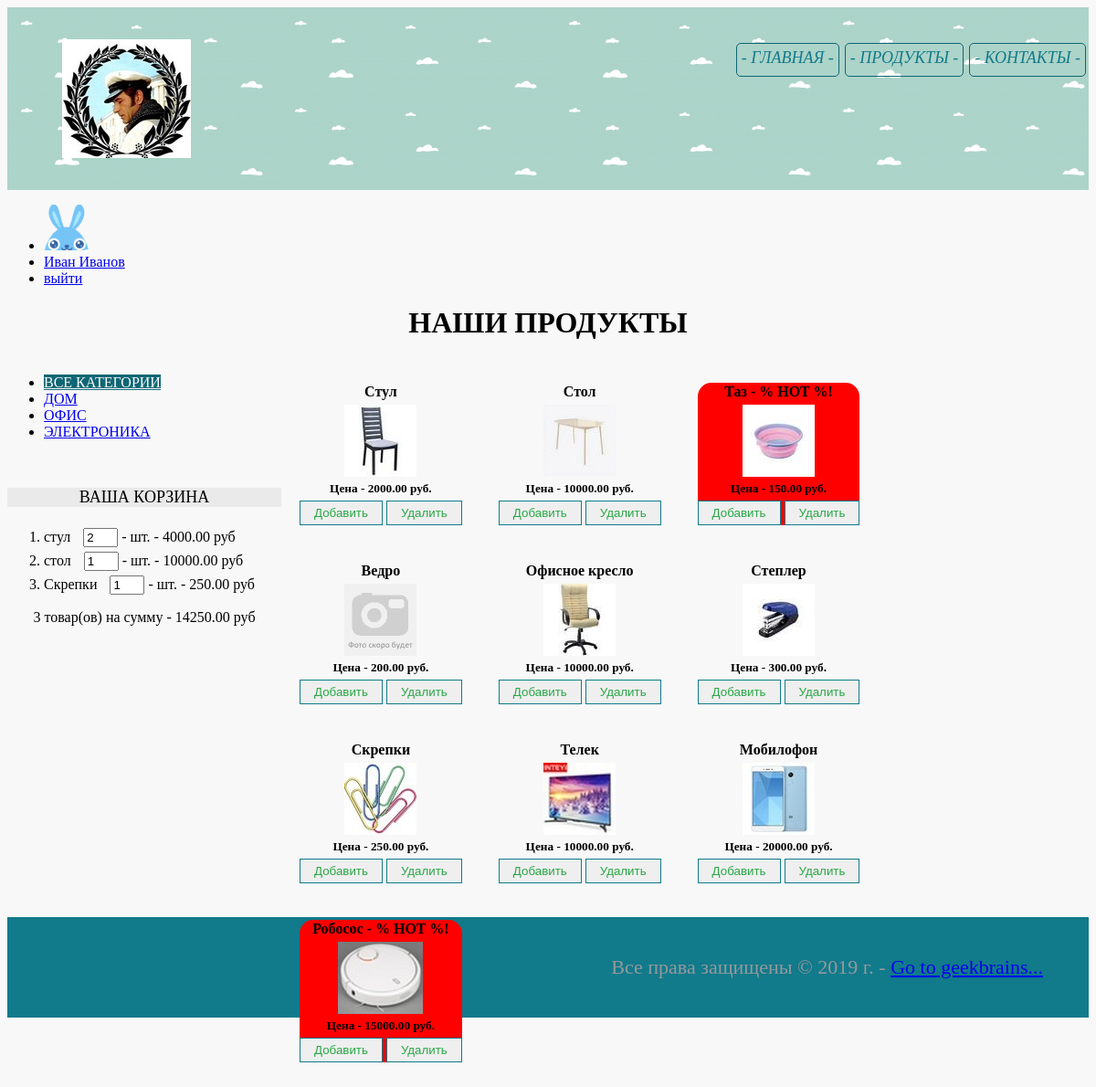
/products/0/ (signed in), run on an earlier commit of the app's database.
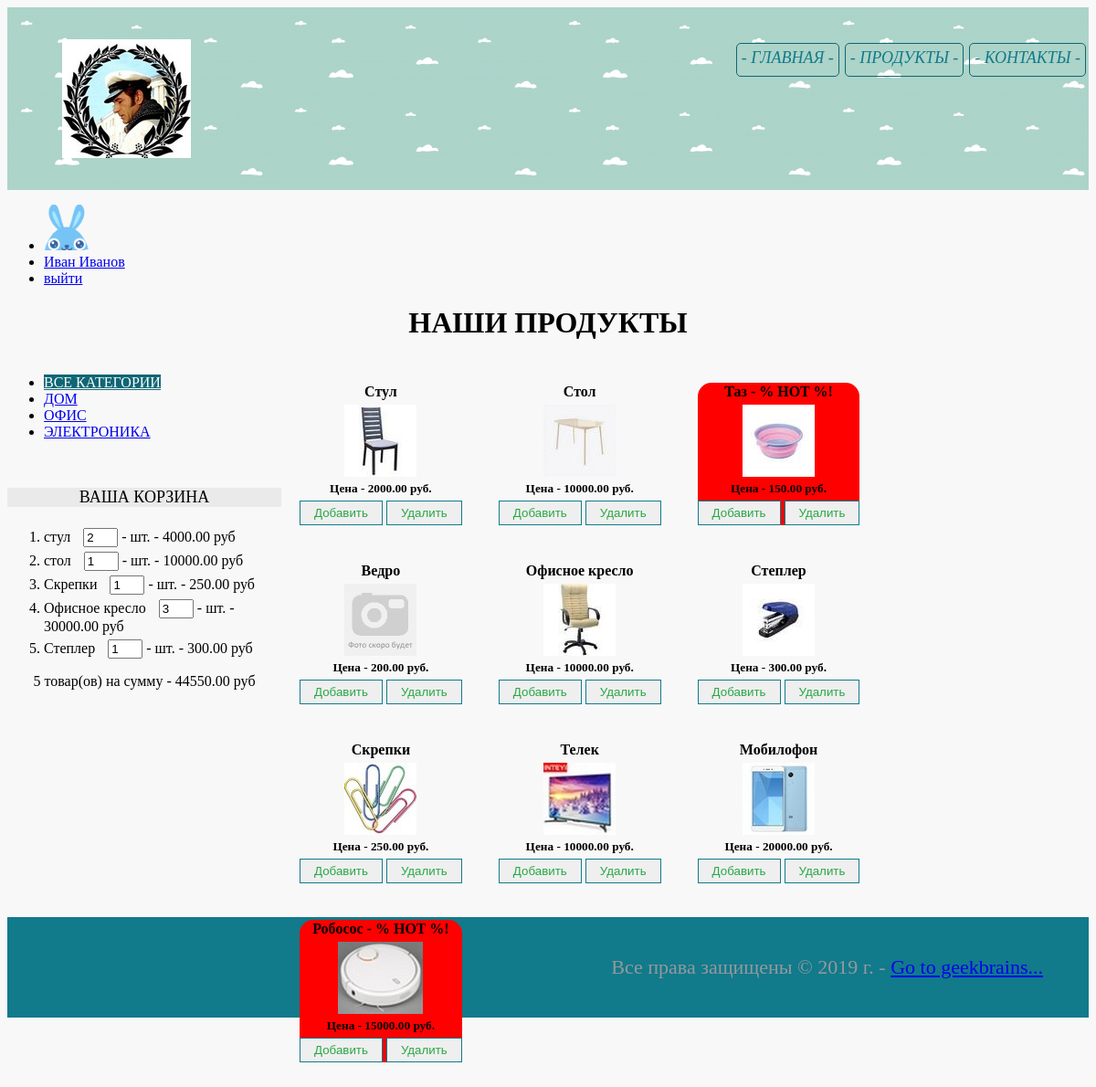
And on a later commit of the database.
### authapp/models.py (models this page shows, shortened)
class ShopUser(AbstractUser):
    class Meta:
        verbose_name = 'Пользователь'
        verbose_name_plural = 'Пользователи'
    avatar = models.ImageField(upload_to='user_avatars', blank=True)
    age = models.PositiveIntegerField(verbose_name='Возраст', default=18)
    activation_key = models.CharField(max_length=128, blank=True)
    activation_key_expires = models.DateTimeField(default=get_exp())

### mainapp/models.py (models this page shows, shortened)
class ProductCategory(models.Model):
    class Meta:
        verbose_name = 'Категория'
        verbose_name_plural = 'Категории'
    name = models.CharField(verbose_name='имя категории', max_length=63, unique=True)
    description = models.TextField(verbose_name='описание категории', blank=True)

class Product(models.Model):
    class Meta:
        verbose_name = 'Продукт'
        verbose_name_plural = 'Продукты'
    category = models.ForeignKey(ProductCategory, on_delete=models.CASCADE)
    name = models.CharField(verbose_name='имя_продукта', max_length=127)
    image = models.ImageField(upload_to='product_images', blank=True)  # папка относительно корня медиафайлов в проекте)
    short_desc = models.CharField(verbose_name='краткое описание продукта', max_length=60, blank=True)
    description = models.TextField(verbose_name='описание продукта', blank=True)
    price = models.DecimalField(verbose_name='цена продукта', max_digits=8, decimal_places=2, default=0)
    quantity = models.PositiveIntegerField(verbose_name='количество на складе', default=0)
    hot = models.BooleanField(verbose_name='Горячий продукт', blank=True, default=False)

### basket/models.py (models this page shows, shortened)
class BasketSlot(models.Model):
    user = models.ForeignKey(settings.AUTH_USER_MODEL, on_delete=models.CASCADE, related_name='basket')
    product = models.ForeignKey(Product, on_delete=models.CASCADE)
    quantity = models.PositiveIntegerField(verbose_name='Количество', default=0)
    add_time = models.DateTimeField(auto_now_add=True, verbose_name='время')
    @property
    def cost(self):
        cost = self.quantity * self.product.price
        return cost
    @property
    def product_name(self):
        return self.product.name

### mainapp/views.py (the view)
# urls.py: path(r'products/<int:category_pk>/', products, name='products'),
def products(request, category_pk=0):
    basket = {'basket': None, 'total_cost': 0}
    product_categories = ProductCategory.objects.all()
    if category_pk == 0:
        product_list = Product.objects.all()
    else:
        product_list = Product.objects.filter(category=category_pk)
    if request.user.is_authenticated:
        basket = basket_view(request)
    context = {
        'title': 'наши продукты',
        'prod_cats': product_categories,
        'basket': basket['basket'],
        'total_cost': basket['total_cost'],
        'product_list': product_list,
    }
    return render(request, 'mainapp/products.html', context)

### basket/views.py (called while the page is built)
@login_required
def basket(request):
    basket_set = None
    total_cost = 0
    whole_basket = request.user.basket.all()
    if whole_basket and len(whole_basket) > 0:
        basket_set = whole_basket
        for slot in whole_basket:
            total_cost += slot.cost
    return {'basket': basket_set, 'total_cost': total_cost}

### mainapp/templates/mainapp/products.html (shortened to what this page needs)
{% extends 'mainapp/base.html' %}
{% load static %}
{% block content %}
<h1 class="main">{{ title|upper }}</h1>
    {% include 'mainapp/includes/inc_side_menu.html' %}
<div class="catalog">
    {% for product in product_list %}
        <div class="goods {% if product.hot %} hot_product {% endif %}"
             id="{{ product.id }}" data-name="{{ product.name }}" data-price="{{ product.price }}">
            <h4>{{ product.name|capfirst }}{% if product.hot %} - % HOT %!{% endif %} </h4>
            {% if product.image %}
                <img src="/media/{{ product.image }}" alt="{{ product.name }}"><br>
            {% else %}
                <img src="{% static '/img/no-photo_79.gif' %}" alt="Фото отсутствует"><br>
            {% endif %}
            <h5>Цена - {{ product.price }} руб.</h5>
            <button class="purchase_button">
                <a href="{% url 'basket:add' product.pk %}">Добавить</a>
            </button>
            <button class="purchase_button">
                <a href="{% url 'basket:remove' product.pk %}">Удалить</a>
            </button>
        </div>
    {% endfor %}
</div>
{% endblock %}

### mainapp/templates/mainapp/base.html (shortened to what this page needs)
<!DOCTYPE html>
{% load static %}
<html lang="en">
<head>
    <link rel="stylesheet" href="{% static 'css/style.css'%}">
</head>
<body>
    {% block header %}
        <div class="header">
            <img class="logo" src="{% static 'img/logo.jpg'%}" alt="Logo">
            {% include 'mainapp/includes/inc_menu.html' %}
        </div>
        <ul>
            {% if user.is_authenticated %}
                <li>
                    <div class = "user_avatar"><img width=50px height="50px" src="/media/{{ user.avatar }}" alt="Аватарка"></div>
                </li>
                <li>
                    <a class="userBage" href = "{% url 'auth:edit' %}" >
                        {{ user.first_name|default:'Пользователь' }}
                    </a>
                </li>
            {% endif %}
                <li>
                    {% if user.is_authenticated %}
                        <a class="userBage" href = "{% url 'auth:logout' %}" >выйти</a>
                    {% else %}
                        <a class="userBage" href = "{% url 'auth:login' %}" >войти/зарегистрироваться</a>
                    {% endif %}
                </li>
        </ul>
    {% endblock %}
    {% block content %}{% endblock %}
    {% block footer %}
        <div class="footer">
            <p>
                Все права защищены &copy;&nbsp;2019 г. - <a href="https://geekbrains.ru" target="_blank">Go to geekbrains...</a>
            </p>
        </div>
    {% endblock %}
</body>
</html>

### mainapp/templates/mainapp/includes/inc_menu.html
<ul class="menu">
    <li><a href="{% url 'mainapp:contacts' %}"> - Контакты - </a></li>
    <li><a href="{% url 'mainapp:products' 0 %}"> - Продукты - </a></li>
    <li><a href="{% url 'mainapp:main' %}"> - Главная - </a></li>
</ul>

### mainapp/templates/mainapp/includes/inc_side_menu.html (shortened to what this page needs)
{% load static %}
<div class="side_menu">
    <ul class = "links-menu">
        <li>
            <a href="{% url 'mainapp:products' 0 %}"
                {% if request.resolver_match.kwargs.category_pk == 0 %}
                        class = "active"
                    {% endif %}>
                ВСЕ КАТЕГОРИИ</a>
        </li>
        {% for cat in prod_cats %}
            <li>
                <a href = "{% url 'mainapp:products' cat.id %}"
                    >
                    {{ cat.name|upper }}
                </a>
            </li>
        {% endfor %}
    </ul>
        {% if basket %}
            <div class="basket">
                <h3>ВАША КОРЗИНА</h3>
                <ul class="basket_list">
                    {% for slot in basket%}
                        <li>
                            <span class = "product_name">{{ slot.product_name }}</span>
                            <input class="basket" type="number" name="{{ slot.pk }}" min = "0"
                                   value = "{{ slot.quantity }}"> - шт.
                            <span class = "product_cost" > - {{ slot.cost }}&nbspруб</span>
                        </li>
                    {% endfor %}
                </ul>
                <p>{{ basket|length }} товар(ов) на сумму - {{ total_cost }} руб</p>
            </div>
        {% endif %}
</div>

### static/css/style.css (style rules this page uses)
body { background-color: #f8f8f8; }
.logo { float: left; margin: 15px 10px; border: none; outline: none; }
.header { height: 160px; padding-top: 20px; padding-bottom: 20px; padding-left: 50px; background-image: url("/static/img/header_back.png"); }
.menu li { font-size: 18px; font-style: italic; list-style: none; height: 25px; border: #0f6674 solid 1px; border-radius: 5px; padding: 5px; margin: 3px; display: inline-block; float: right; }
.menu > li a { text-decoration: none; text-transform: uppercase; color: #117a8b; }
.main { text-align: center; }
h3 { color: #000000; font-size: 18px; font-weight: 400; background-color: #eaeaea; }
.purchase_button { border: 1px solid #117a8b; display: inline-block; padding: 5px 15px; text-decoration: none; color: #000; }
.purchase_button a { text-decoration: none; color: #28a745; }
.footer { height: 90px; background-color: #117a8b; padding-top: 20px; padding-right: 50px; text-align: right; }
a.active { color: #fdfdfe; background-color: #0f6674; }
.footer > p { color: #95999c; font-size: 22px; }
.side_menu { float: left; width: 300px; height: 100vh; }
.basket { margin-top: 5px; margin-left: 10px; }
.basket h3 { text-align: center; }
.basket ul { list-style-type: decimal; }
.basket p { text-align: center; }
.catalog { min-height: 600px; padding: 5px 20px; }
.catalog .goods { float: left; display: inline; margin: 20px; text-align: center; }
.hot_product { background-color: red; border-radius: 15px; }
.catalog .goods > h4, h5 { margin-bottom: 5px; margin-top: 1px; }
.basket { display: inline; width: 30px; }

What changed in the data, as far as the page shows it:
added BasketSlot: product_name "Офисное кресло", quantity "3", cost "30000.00"
added BasketSlot: product_name "Степлер", quantity "1", cost "300.00"
Also different on the page:
{{ basket|length }}: "3" → "5"
{{ total_cost }}: "14250.00" → "44550.00"
